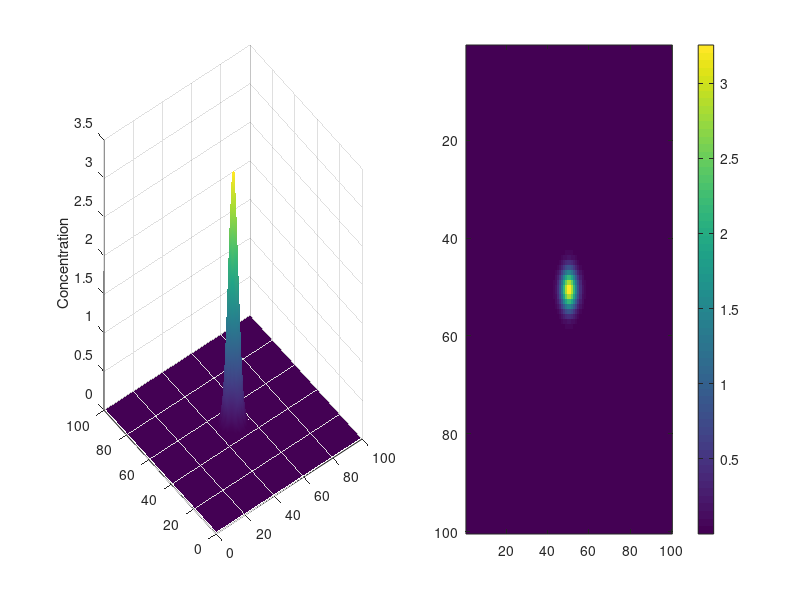
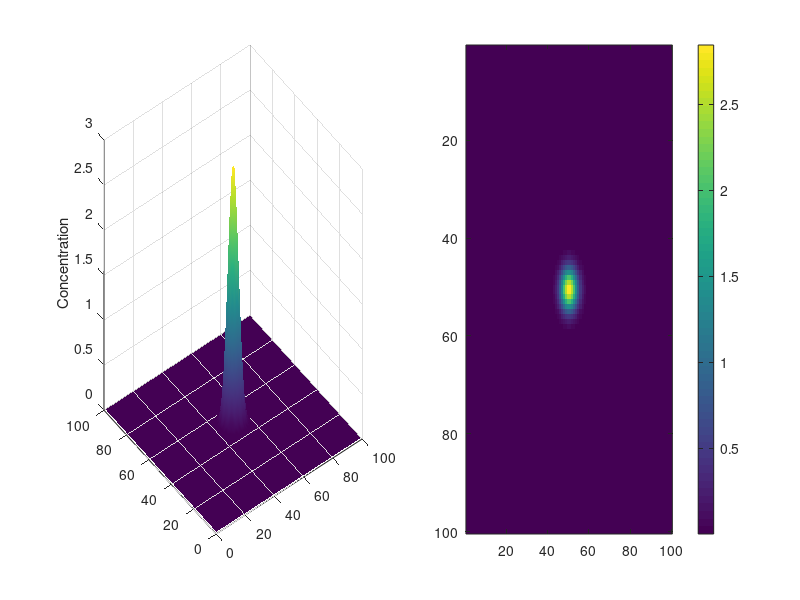
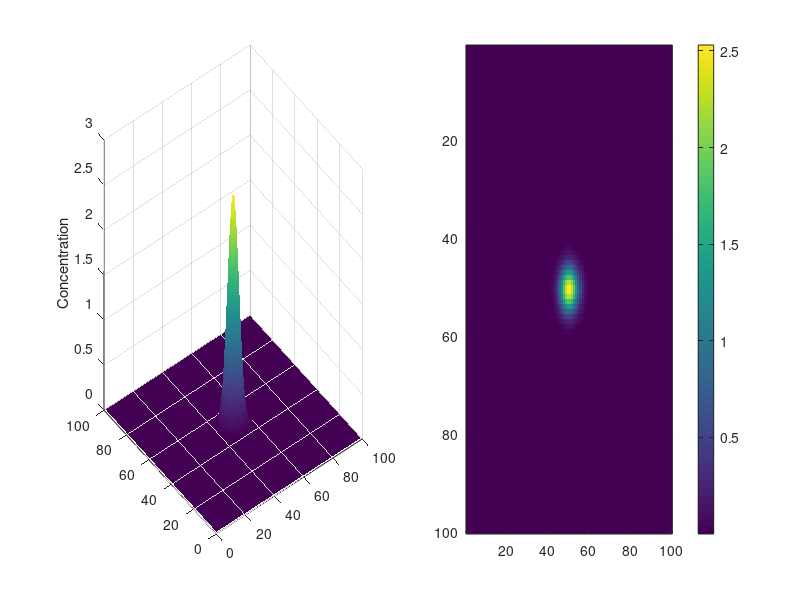
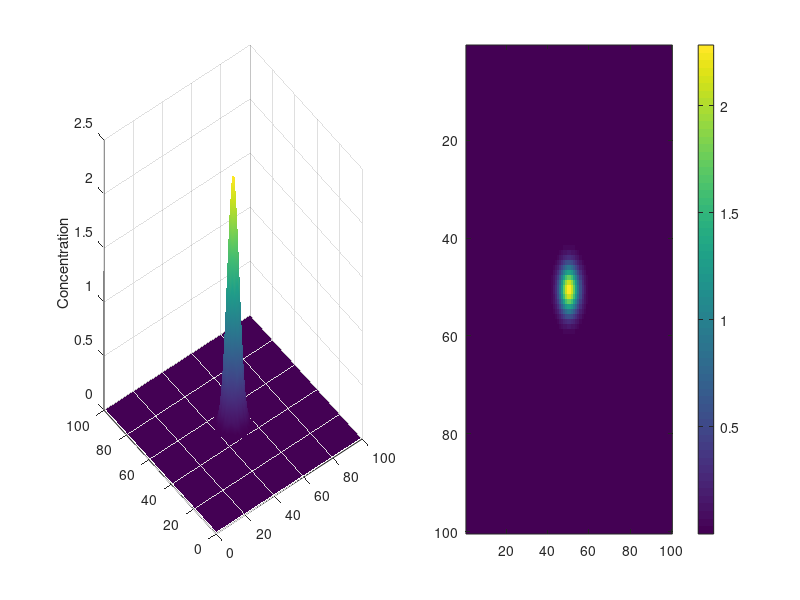

Reproduce these figures in MATLAB, in order. (Note: this script raises an error after producing the figures.)
%%Difussion/ Passive transport. 
%function Diffusion()
clc
clear all 
close all
%initial conditions
% mu=[0 0];
% Sigma=[.3 .3; .3 1];
% x1=-.5:.1:5-.1;
% x2=-5:.1:5-.1;
% [X1 X2]=meshgrid(x1,x2);
% F=mvnpdf([X1(:) X2(:)],mu,Sigma);
% F=reshape(F,length(x2),length(x1));
% [ex ey]=size(F);
% W=F;

dt=0.005;
dx=0.1;
D=dt/dx^2;

W=ones(100,100)*100;
[w l]=size(W);
W(w/2-5:w/2+5,l/2-5:l/2+5)=5;
%W(50,50)=30;
%%initial conditions
N = 20;
x=linspace(-N, N);
y=x;
[X,Y]=meshgrid(x,y);
z=(10/sqrt(2*pi).*exp(-(X.^2/2)-(Y.^2/2)));
W=z;
%%
t=0;
tmax=30; 
Wn=W;
name=''
dir=strcat(cd,'/video_diffusion/video_difussion');


while t<tmax
    W=Wn;
    for i=2:w-1
        for j=2:l-1
            xn=D*(W(i-1,j)+W(i+1,j)+W(i,j-1)+W(i,j+1)-4*W(i,j));
            Wn(i,j)=W(i,j)+xn; # this is wrong, you cannot update like this man!
        end
    end
    t=t+1
    
    figure(1)
    subplot(1,2,1)
    title('Difussion simulation')
    surf(Wn)
    shading interp
    zlabel('Concentration')
    txt = ['The value is ',num2str(t)];
    %axis([0 100 0 100 -1 30])
    subplot (1,2,2)
    imagesc(Wn);
    colorbar; 
    pos = get(gcf, 'Position'); %// gives x left, y bottom, width, height
    equis = pos(3);
    ye = pos(4);
    htext=text(200,200,sprintf('t=',num2str(t)),'FontSize',16);
    %pause(0.001) 
    %save images
    save=strcat(dir,num2str(t),'.png');
    saveas(figure(1),save);
    
end


%%make the video
%first let's read the images. 
images=cell(tmax,1);
for i=1:tmax
    dir_read=strcat(dir,num2str(i),'.png');
    images{i}=imread(dir_read);
end

%create the video writer
direcvideo=strcat(dir,'DifussionVideo.m4v');
writerObj = VideoWriter(direcvideo);

%select frame per seconds
writerObj.FrameRate = 5;
%select seconds per Image, only if you want to change the time each image
%is showed
%secsPerImage = [5 10 15];

%open the video writer
open(writerObj);


 % write the frames to the video
 for u=1:length(images)
     % convert the image to a frame
     frame = im2frame(images{u}); 
     writeVideo(writerObj, frame);
     
 end

 % close the writer object
 close(writerObj);
%end
